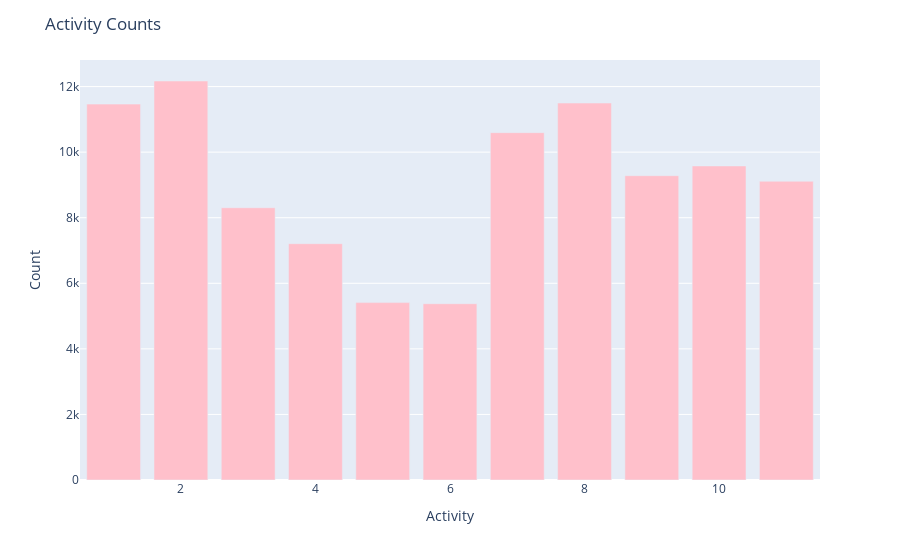

Notebook cell for this chart:
### Markdown cell above
# EDA

### Code cell
# Activity 값 별로 개수 세기
activity_counts = train['label'].value_counts().sort_index()

# Plotly Express를 사용하여 바 차트 생성, 여기서는 모든 막대에 동일한 색상 적용
fig = px.bar(activity_counts, x=activity_counts.index, y=activity_counts.values, 
             labels={'y': 'Count', 'index': 'Activity'}, 
             color_discrete_sequence=['pink'])  # 모든 막대에 대해 단일 색상 사용

fig.update_layout(title_text='Activity Counts', xaxis_title='Activity', yaxis_title='Count')

# 그래프 보기
fig.show()

### Figure 1 — Plotly figure (JSON) as saved in the notebook; plotly's stock layout.template omitted (floating-point values rounded to 4 significant figures)
{"data": [{"alignmentgroup": "True", "hovertemplate": "label=%{x}<br>Count=%{y}<extra></extra>", "legendgroup": "", "marker": {"color": "pink", "pattern": {"shape": ""}}, "name": "", "offsetgroup": "", "orientation": "v", "showlegend": false, "textposition": "auto", "type": "bar", "x": [1, 2, 3, 4, 5, 6, 7, 8, 9, 10, 11], "xaxis": "x", "y": [11465, 12170, 8305, 7208, 5411, 5377, 10594, 11497, 9282, 9579, 9112], "yaxis": "y"}], "layout": {"barmode": "relative", "legend": {"tracegroupgap": 0}, "margin": {"t": 60}, "title": {"text": "Activity Counts"}, "xaxis": {"anchor": "y", "domain": [0, 1], "title": {"text": "Activity"}}, "yaxis": {"anchor": "x", "domain": [0, 1], "title": {"text": "Count"}}}}
